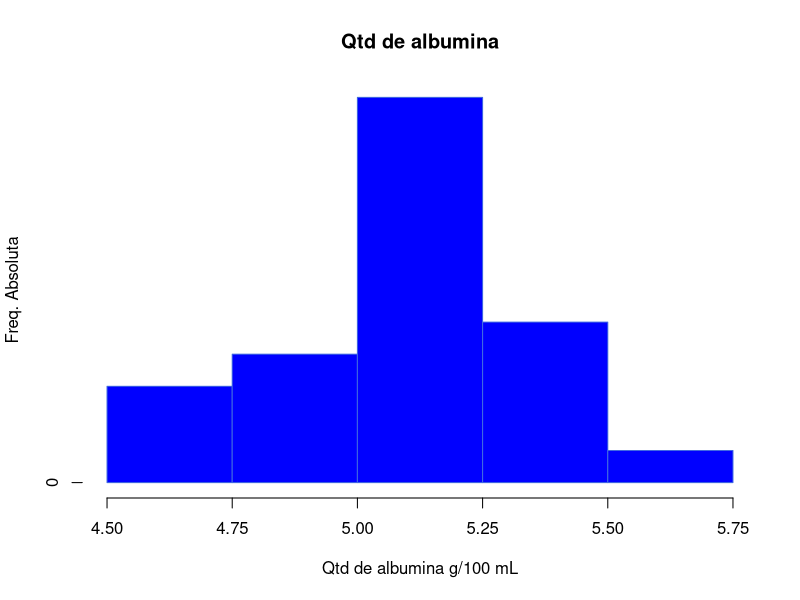
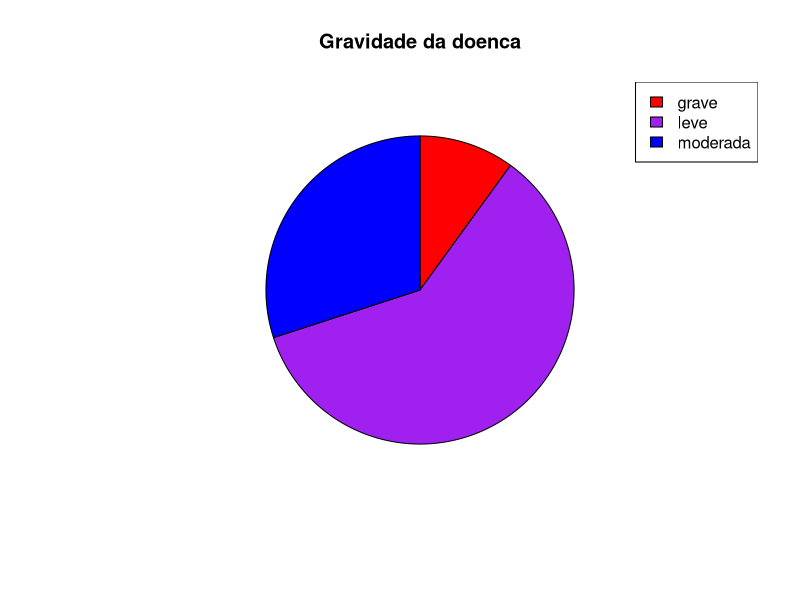

Write the R code that produced these figures, in order.
## ---- chunk 1

tabela_prof <- data.frame(
  Professores = c("Joao", "Luisa", "Ana", "Marcos"),
  Altura_m = c(1.60, 1.55, 1.75, 1.70),
  N_de_Pets = c(5, 1, 6, 0),
  Dificuldade_da_Disciplina = c("Média", "Média", "Alta", "Baixa"),
  Área_de_atuação = c("Zoologia", "Anatomia", "Botânica", "Educação")
)

tabela_prof <- setNames(tabela_prof, 
                   c("Professores", "Altura(m)", "N° de pets", 
                     "Dificuldade da Disciplina", "Área de atuação"))

## ---- chunk 2
library(kableExtra)

kable(tabela_prof) %>%
  kable_classic(full_width = F, html_font = "Cambria") %>%
  kable_styling(bootstrap_options = "condensed", full_width = FALSE) %>%
  row_spec(0, bold = TRUE) %>%
  row_spec(1:nrow(tabela_prof), align = "c")
  


## ---- chunk 3
var_integer <- 10
var_double <- 5.5
var_string <- "sou um texto"
## ---- chunk 4
class(var_integer) ; class(var_double) ; class(var_string)
## ---- chunk 5
library(dplyr)

dados <- read.csv2("Banco de Dados 2_csv8.csv")

View(dados)
glimpse(dados)
## ---- chunk 6
library(rmarkdown)
paged_table(dados)
## ---- chunk 7
table(dados$Genero)
## ---- chunk 8
table(dados$Nivel_de_Ensino)

## ---- chunk 9
table(dados$Genero, dados$Nivel_de_Ensino)
## ---- chunk 10
prop.table(table(dados$Genero))

## ---- chunk 11
prop.table(table(dados$Nivel_de_Ensino))

## ---- chunk 12
prop.table(table(dados$Genero, dados$Nivel_de_Ensino))

## ---- chunk 13
table(dados$N_Filhos)

## ---- chunk 14
prop.table(table(dados$N_Filhos))

## ---- chunk 15

range(dados$Salario)

## ---- chunk 16
nclass.Sturges(dados$Salario)
## ---- chunk 17

table(cut(dados$Salario, seq(0, 6, l = 7)))
  
## ---- chunk 18
library(rmarkdown)

qtd_albumina <- c(5.1, 5, 5.2, 4.5, 4.8, 4.9, 5, 5.2, 5.4, 5.1, 4.9, 5, 4.9, 5.1, 5.3, 5.1, 5.1, 5.3, 4.7, 5.3, 4.7, 5.4, 5, 5.5, 5)

sort(qtd_albumina) #ordena os dados
range(qtd_albumina) #descobre o menor e o maior número

amp_total <- ceiling(max(qtd_albumina)-min(qtd_albumina))
amp_total

k <- nclass.FD(qtd_albumina)
k
length(qtd_albumina)
k <- ceiling((sqrt(length(qtd_albumina))))
k

c <- amp_total / (k-1)
c
infclass <- min(qtd_albumina)
infclass
supclass <- infclass + (k*c)
supclass

brk <- seq(infclass,supclass,c)
brk

tabela_freq_albumina <- table(cut(qtd_albumina,breaks = brk, right = FALSE))
tabela_freq_albumina
tabela_freq_albumina <- prop.table(tabela_freq_albumina)
tabela_freq_albumina

## ---- chunk 19
hist(qtd_albumina,  
     main = "Qtd de albumina", 
     xlab = "Qtd de albumina g/100 mL", ylab = "Freq. Absoluta", 
     col = c("blue"), 
     border = c("royalblue"),
     breaks = brk,
     right = FALSE,
     axes = FALSE
)
axis(1, at=seq(infclass,supclass,c))
axis(2, at=seq(0,max(tabela_freq_albumina),2))

## ---- chunk 20

doenca <- c(rep("leve", 30), rep("moderada", 15), rep("grave", 5))
freq_abs <- table(doenca)
freq_acum <- cumsum(freq_abs)
freq_perc <- round(prop.table(freq_abs) * 100, 2)
angulo <- round((freq_abs/sum(freq_abs)) * 360)

tabela_doenca <- data.frame(categorias = names(freq_abs),
                      frequencia_absoluta = as.numeric(freq_abs),
                      frequencia_acumulada = as.numeric(freq_acum),
                      porcentagem = freq_perc,
                      angulo = angulo)

## ---- chunk 21

tabela_doenca <- tabela_doenca[, c("categorias", "frequencia_absoluta", "frequencia_acumulada", "porcentagem.Freq", "angulo.Freq")]

## ---- chunk 22
tabela_doenca <- setNames(tabela_doenca, 
                          c("Gravidade da Doenca", "Freq_Absoluta", 
                            "Freq_Acumulada", "Porcentagem", "Angulação"))
## ---- chunk 23
library(kableExtra)

kable(tabela_doenca) %>%
  kable_classic(full_width = F, html_font = "Cambria") %>%
  kable_styling(bootstrap_options = "condensed") %>%
  row_spec(0, bold = TRUE) %>%
  row_spec(1:nrow(tabela_doenca), align = "c")

## ---- chunk 24
pie(tabela_doenca$Freq_Absoluta, 
    labels = "", col = c("red", "purple", "blue"), 
    clockwise = TRUE, main = "Gravidade da doenca")
legend("topright", legend = tabela_doenca$"Gravidade da Doenca", 
       fill = c("red", "purple", "blue"))
